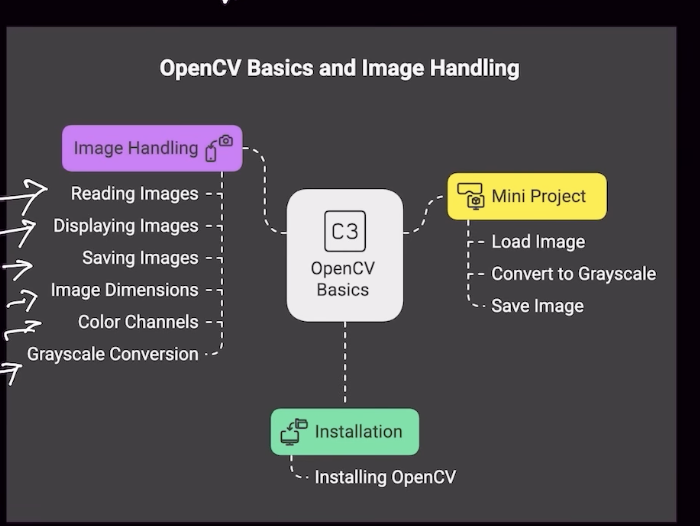
#> input picture opencv/phase1/phase1.png, 700 x 526 px, found by its file name
$ python phase1.py
#> lines starting #> are read from the running program, lines starting #| are printed output that depends on the picture
import cv2
image = cv2.imread("opencv/phase1/phase1.png")
#> image is the input picture: shape (526, 700, 3); mean B, G, R 77.7, 75.7, 78.3

if image is None:
    print("Error: Could not read the image.")
else:
    cv2.imshow("Window Title", image) # ek window open karga and it will allow you to see the image
    cv2.waitKey(0) # how to much to keep the window for time
    cv2.destroyAllWindows()
    # cv2.imwrite("output.jpg", image)
    gray = cv2.cvtColor(image, cv2.COLOR_BGR2GRAY)
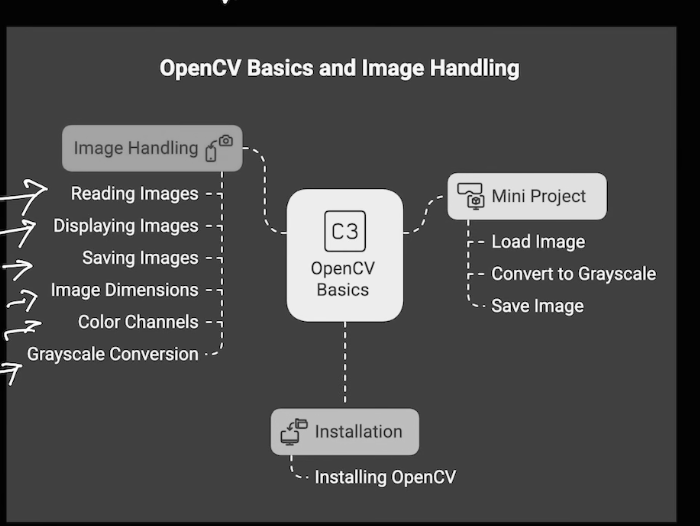
#> gray: shape (526, 700); min 0, max 255, mean 76.8
    cv2.imwrite("output.jpg", gray)
